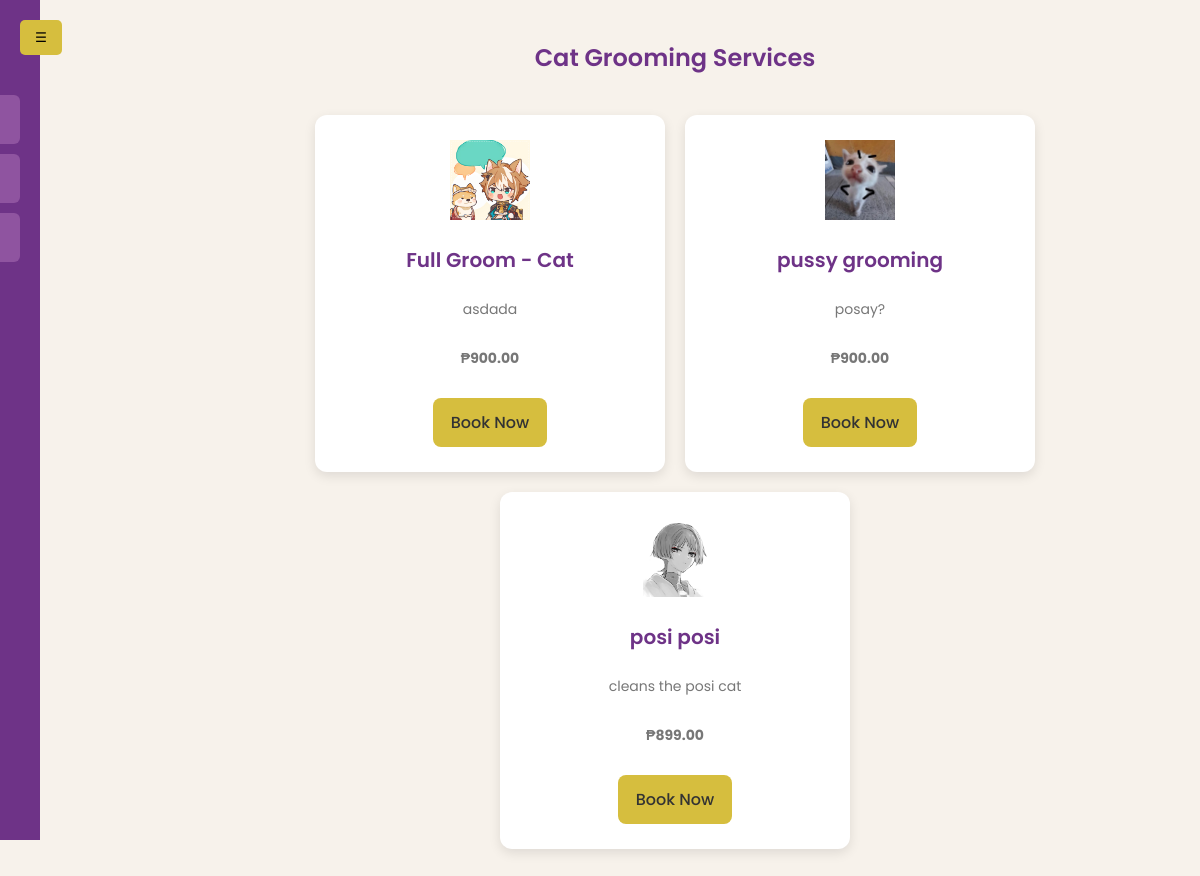
Before: /user/grooming-cat.php (signed in) with the older database file.
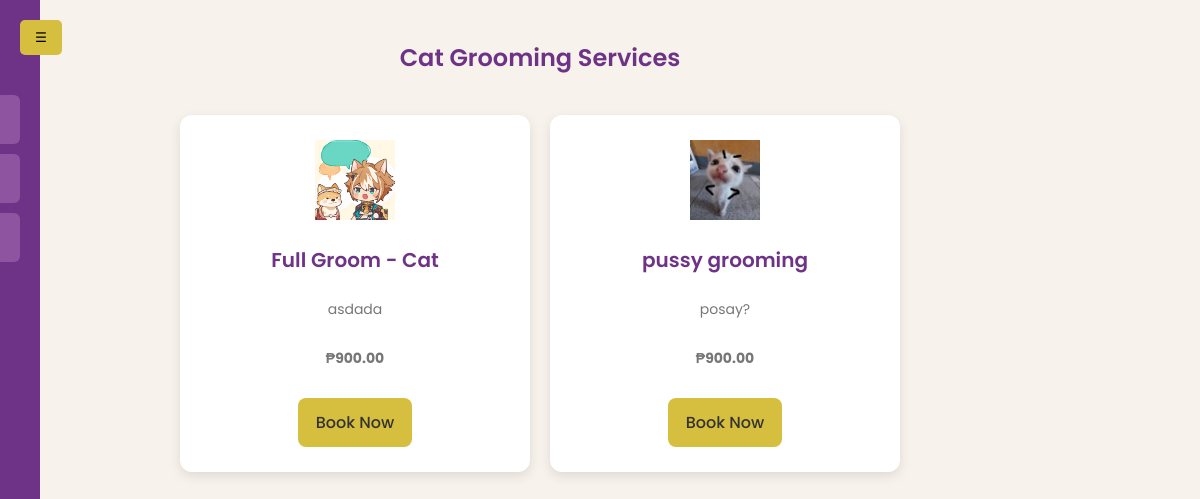
After: the same page with the newer database file.
### tables this page shows
CREATE TABLE `services` (
  `id` int(11) NOT NULL,
  `service_name` varchar(255) NOT NULL,
  `service_description` text NOT NULL,
  `service_price` decimal(10,2) NOT NULL,
  `service_image` varchar(255) NOT NULL,
  `created_at` timestamp NOT NULL DEFAULT current_timestamp(),
  `service_type` varchar(255) NOT NULL,
  `mode` enum('package','individual') NOT NULL DEFAULT 'individual'
);

### user/grooming-cat.php (the view, shortened to what this page needs)
<?php
include_once 'user-navigation.php';
include_once '../db.php';
?>
<!DOCTYPE html>
<html lang="en">
<head>
</head>
<body>
<div class="container">
    <h2>Cat Grooming Services</h2>
    <div class="services">
        <?php
        $query = "SELECT * FROM services WHERE service_type = 'CatGrooming'";
        $result = mysqli_query($conn, $query);
        if (mysqli_num_rows($result) > 0) {
            while ($row = mysqli_fetch_assoc($result)) {
                $imagePath = '../' . ltrim($row['service_image'], '/');
        ?>
            <div class="service-card">
                <img src="<?php echo htmlspecialchars($imagePath); ?>" alt="<?php echo htmlspecialchars($row['service_name']); ?>">
                <h3><?php echo htmlspecialchars($row['service_name']); ?></h3>
                <p><?php echo htmlspecialchars($row['service_description']); ?></p>
                <p><strong>₱<?php echo number_format($row['service_price'], 2); ?></strong></p>
                <a href="user-booking-form.php?id=<?php echo $row['id']; ?>" class="book-btn">Book Now</a>
            </div>
        <?php
            }
        } else {
            echo '<p style="color: var(--primary); text-align: center;">No cat grooming services available.</p>';
        }
        ?>
    </div>
</div>
</body>
</html>

Changed rows visible on the page:
removed services: service_image (picture), service_name "posi posi", service_description "cleans the posi cat", service_price "899.00"
